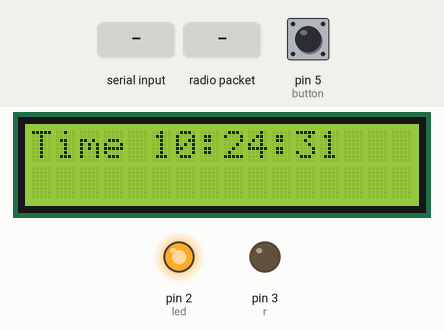
Bench run of a sketch on a simulated Arduino Uno, built with avr-gcc and run on an emulated ATmega328P. Parts: 16×2 character LCD, output pins drawn as LEDs (lit = HIGH). Dashed ring = blinking. Inputs (shaded band) come from the test bench; at power-on: pin 5 (button) LOW. The local clock reads 2024-03-15 10:24:30 at power-on unless the sketch sets it; no radio packets arrive unless stated; what the sketch prints to the serial monitor is not drawn.

Above: at 1.2 s.
1.3 s: "u90\n" received over Serial
At 2.5 s:
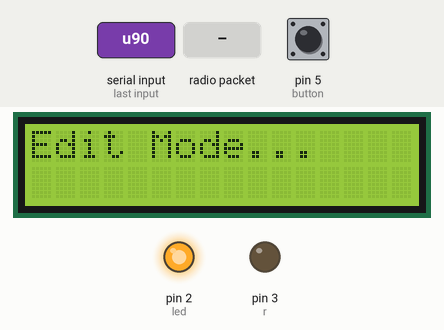
2.8 s: "-1" received over Serial
At 4.8 s:
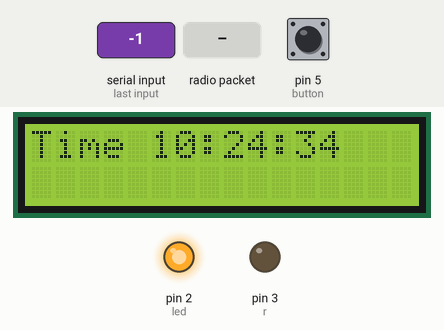
5.5 s: pin 5 (button) pulled HIGH for 0.15 s
At 7.9 s:
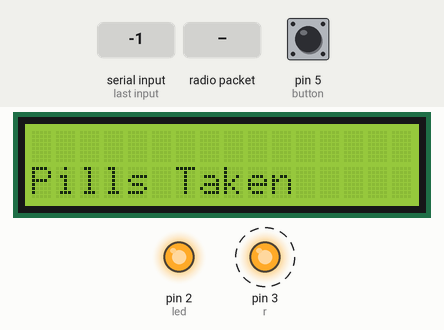
8.6 s: radio packet "ROBOTICS" arrives
At 10.1 s:
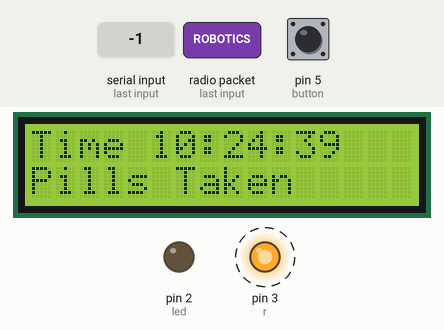
11.6 s: "u,45\n" received over Serial
At 14.8 s:
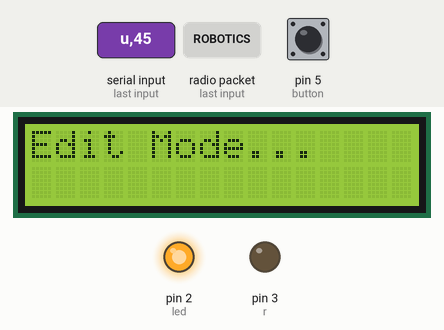
Timing chart, 0 to 15.6 s (numbered marks = the images above; inputs shaded):
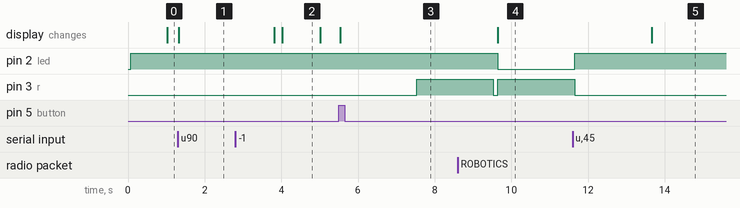

Measured:
- after the input at 1.3 s, the display: changes at once (image 1)
- after the input at 2.8 s, the display: first changes after 1.0 s (image 2 shows a later state)
- after the input at 5.5 s, pin 3 (r): LOW → HIGH after 2.0 s; the display: changes at once (image 3)
- after the input at 8.6 s, pin 2 (led): HIGH → LOW after 1.0 s
- after the input at 11.6 s, the display: changes after 2.1 s (image 5)
- what the display in image 2 shows lasts 1.0 s, from 4.0 s to 5.0 s

The sketch:

pill_dispensor_finish.ino
```cpp
/*
   https://github.com/NormanDunbar/ArduinoClock/blob/master/Sources/ArduinoClock/ArduinoClock.ino

   This works well good way to set the RTC via serial input Enter u to start

  This is working WELL with 28byj stepper
  https://www.makerguides.com/28byj-48-stepper-motor-arduino-tutorial/
  button wiring
  https://www.arduino.cc/en/Tutorial/BuiltInExamples/Button

*/
#include <Arduino.h>
#include <Wire.h>                   // For I2C communication
#include <LiquidCrystal_I2C.h>      // For LCD
#include <RTClib.h>                 // For RTC
#include <Stepper.h>
#include <SPI.h>
#include <nRF24L01.h>
#include <RF24.h>
RF24 radio(9, 10);
const byte address[6] = "00001";

const int stepsPerRevolution = 200;
Stepper myStepper(stepsPerRevolution, A0, A1, A2, A3);
// ORIGINAL: My LCD uses address 0x3F and is 20 by 4.
//Had to change to the following for my LCD
LiquidCrystal_I2C lcd(0x27, 16, 2); // Create LCD with I2C address 0x27, 16 characters per line, 2 lines


RTC_DS3231 rtc;                     // Create RTC for the DS3231 RTC module, address is 0x68 fixed.

// Include the AccelStepper library:
/*#include <AccelStepper.h>

// Motor pin definitions:
#define motorPin1  8      // IN1 on the ULN2003 driver
#define motorPin2  9      // IN2 on the ULN2003 driver
#define motorPin3  11     // IN3 on the ULN2003 driver
#define motorPin4  10     // IN4 on the ULN2003 driver

// Define the AccelStepper interface type; 4 wire motor in half step mode MotorInterfaceType 8: 4096 steps per rotation
// For full step mode change MotorInterfaceType to 4
#define MotorInterfaceType 8

// Initialize with pin sequence IN1-IN3-IN2-IN4 for using the AccelStepper library with 28BYJ-48 stepper motor:
AccelStepper stepper = AccelStepper(MotorInterfaceType, motorPin1, motorPin3, motorPin2, motorPin4);
*/
//time settings for pill dispensing
// Dispense pills every X minutes (change this value as needed)
const unsigned long dispenseIntervalMillis = 1UL * 60UL * 1000UL; // 5 minutes in millisecond
unsigned long lastDispenseMillis = 0;

// constants won't change. They're used here to set pin numbers:
const int led = 2;
const int button = 5;
const int r = 3;

// variables will change:
int buttonState = 0;         // variable for reading the pushbutton status


/* WIRING DIAGRAM:

    ARDUINO     RTC     LCD DISPLAY
    -------------------------------
        A4      SDA         SDA
        A5      SCL         SCL
        5V      VCC         VCC
       GND      GND         GNG


    The code below is a modified version of the code at:
    https://www.circuitbasics.com/how-to-use-a-real-time-clock-module-with-the-arduino
    and was modified by:

    Norman Dunbar [norman (at) dunbar-it (dot) co (dot) uk] to:

    Use built in RTCLib functions to
    format the date and time for display on the LCD.

    carry out validation checks on the user input and
    the DateTime created from same, before updating the RTC.


    USAGE:

    The clock runs happily without problems, as long as it has 5V down the USB!

    Open the serial monitor, or similar, and type u (and enter). The LCD will display "Edit mode"
    and you will be prompted to enter the years, months etc to set the clock.

    While entering details, if you need to abort, type -1 for the value and all changes so
    far will be aborted. The LCD will return to showing the date and time as before.

    All inputs are validated for a certain range of values. Months are 1 to 12, but what about
    leap years? Those are not validated (yet) and neither are "30 days hath September ...".

    After all inputs are done, a temporary DateTime is created with the entered values. If
    this is a valid date time - leap year ok, days in month ok etc - then the RTC will be
    set. If the DateTime is invalid, then we go around all the inputs again.

*/

// Minimum and maximum values structure for each input.
typedef struct minMax_t {
  int minimum;
  int maximum;
};


/*
   Function to validate user input.
   Returns TRUE if value in range, FALSE otherwise.
*/
bool checkInput(const int value, const minMax_t minMax) {
  if ((value >= minMax.minimum) &&
      (value <= minMax.maximum))
    return true;

  Serial.print(value);
  Serial.print(" is out of range ");
  Serial.print(minMax.minimum);
  Serial.print(" - ");
  Serial.println(minMax.maximum);
  return false;
}

/*
   Function to update RTC time using user input.
*////////////////////////////////////////////////////////////////////////////////////////////////////////
void updateRTC()
{

  lcd.clear();
  lcd.setCursor(0, 0);
  lcd.print("Edit Mode...");

  // Prompts for user input.
  const char txt[6][15] = { "year [4-digit]", "month [1~12]", "day [1~31]",
                            "hours [0~23]", "minutes [0~59]", "seconds [0~59]"
                          };


  // Define limits for the 6 user inputs.
  const minMax_t minMax[] = {
    {2000, 9999},   // Year
    {1, 12},        // Month
    {1, 31},        // Day
    {0, 23},        // Hours
    {0, 59},        // Minutes
    {0, 59},        // Seconds
  };

  String str = "";

  long newDate[6];
  DateTime newDateTime;

  while (1) {
    while (Serial.available()) {
      Serial.read();  // Clear serial buffer
    }

    for (int i = 0; i < 6; i++) {

      while (1) {
        Serial.print("Enter ");
        Serial.print(txt[i]);
        Serial.print(" (or -1 to abort) : ");

        while (!Serial.available()) {
          ; // Wait for user input
        }

        str = Serial.readString();  // Read user input

        if ((str == "-1")   || (str == "-1\n") ||
            (str == "-1\r") || (str == "-1\r\n")) {
          Serial.println("\nABORTED");
          return;
        }

        newDate[i] = str.toInt();   // Convert user input to number and save to array

        if (checkInput(newDate[i], minMax[i]))
          break;

      }

      Serial.println(newDate[i]); // Show user their input
    }

    newDateTime = DateTime(newDate[0], newDate[1], newDate[2], newDate[3], newDate[4], newDate[5]);
    if (newDateTime.isValid())
      break;

    Serial.println("Date/time entered was invalid, please try again.");
  }

  // Update RTC as we have a valid date & time.
  rtc.adjust(newDateTime);
  Serial.println("RTC Updated!");
}

/*
   Function to update LCD text
*///////////////////////////////////////////////////////////////////////////////////////////////////////
void updateLCD()
{
  // Get time and date from RTC.
  DateTime rtcTime = rtc.now();

  char dateBuffer[] = "DD-MMM-YYYY DDD";
  char timeBuffer[] = "hh:mm:ss"; //24 hour
  char hoursBuffer[] = "hh";
  char minsBuffer[] = "mm";

  // Move LCD cursor to second line, far left position.
  lcd.setCursor(0, 0);
  lcd.print("Time");
  lcd.setCursor(5, 0);
  lcd.print(rtcTime.toString(timeBuffer));

}

/////////////////////////////////////////////////////////////////////////////////////////////////////////////////
void setup()
{

  // Set stepper maximum steps per second:
  //stepper.setMaxSpeed(200);
  myStepper.setSpeed(60);
  Serial.begin(9600);

  radio.begin();
  radio.openReadingPipe(0, address);
  radio.setPALevel(RF24_PA_MIN);
  radio.startListening();


  Serial.print(__FILE__);

  lcd.init();        // Initialize lcd
  lcd.backlight();    // Switch-on lcd backlight
  rtc.begin();        // Initialise RTC module.

  // set led pin to output
  pinMode(led, OUTPUT);
  // set button pin to INPUT
  pinMode(button, INPUT);
  pinMode(r, OUTPUT);
  digitalWrite(led, HIGH);
  digitalWrite(r,LOW);

  // So that the first dispense happens dispenseIntervalMillis after power-on:
  lastDispenseMillis = millis();
}

/////////////////////////////////////////////////////////////////////////////////////////////////////////////////
void loop()
{
  // Get time and date from RTC.
  DateTime rtcTime = rtc.now();

  // read the state of the pushbutton value:
  buttonState = digitalRead(button);
  Serial.println(buttonState);

  updateLCD();

  // Every 'dispenseIntervalMillis' (5 minutes), rotate the stepper to dispense a pill.
  if (millis() - lastDispenseMillis >= dispenseIntervalMillis) {
    lastDispenseMillis = millis();
    lcd.clear();
    rotateAM();   // reuse the same rotate function for every dispense
  }
  health();

  // Press button when pills taken. Check if the pushbutton is pressed. If it is, the buttonState is HIGH:
  if (buttonState == HIGH) {

    lcd.clear();
    digitalWrite(led, HIGH);
    lcd.setCursor(0, 1);
    lcd.print("Pills Taken");
    delay(2000);
  digitalWrite(r,HIGH);
  delay(2000);
  digitalWrite(r,LOW);
  delay(100);
  buttonState=0;
  }
  if (Serial.available()) {
    char input = Serial.read();
    if (input == 'u') updateRTC();
  }
}
////////////////////////////////////////////////////////////////////////////////////////////////////////////////
void rotateAM() {
  /*// Set the current position to 0:
  stepper.enableOutputs();
  stepper.setCurrentPosition(0);

  // Run the motor forward at 500 steps/second until the motor reaches 4096 steps (1 revolution):
  // Gear ratio is 60 to 8 teeth ie 7.5:1 therefore 1/2 revolution will be 1/15th of 360 degrees = 2048 steps
  while (stepper.currentPosition() != 2048) {
    stepper.setSpeed(500);
    stepper.runSpeed();
  }*/

  myStepper.step(stepsPerRevolution*5.2);
  delay(1000);

  //stepper.setSpeed(500);
  //stepper.runSpeed();

  //stepper.disableOutputs();
   myStepper.step(0);
  delay(1000);
  digitalWrite(led, LOW);
  lcd.setCursor(0, 1);
  lcd.print("Pill Ready");


}
///////////////////////////////////////////////////////////////////////////////////////////////////////////
// Override timed rotation
void rotateOver() {
  // Set the current position to 0:
 /* stepper.enableOutputs();
  stepper.setCurrentPosition(0);

  while (stepper.currentPosition() != 2048) {
    stepper.setSpeed(500);
    stepper.runSpeed();
  }
  stepper.disableOutputs();
  lcd.setCursor(0, 1 );
  lcd.print("Timer Overridden");
  digitalWrite(led, LOW);*/

   myStepper.step(stepsPerRevolution);
  delay(1000);

  //stepper.setSpeed(500);
  //stepper.runSpeed();

  //stepper.disableOutputs();
   myStepper.step(0);
  delay(1000);
  digitalWrite(led, LOW);
  lcd.setCursor(0, 1);
  lcd.print("Pill Ready");
}

void health()
{
  if (radio.available()) {
    char text[32] = " ";

    radio.read(&text, sizeof(text));
    Serial.println("RECEIVED DATA=");
    Serial.println(text);
    String Text = text;
    if(Text =="ROBOTICS"){
      Serial.println("okay");
      digitalWrite(r,HIGH);
      digitalWrite(led,LOW);
      delay(2000);
      digitalWrite(r,LOW);
      digitalWrite(led,HIGH);
      delay(2000);}
  }

}
```
